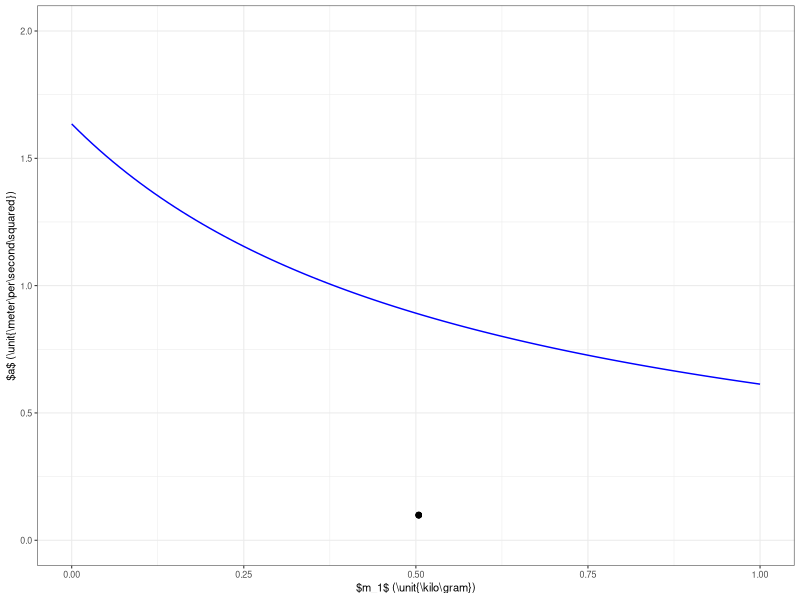

Recreate this plot in R. (Note: this script raises an error after producing the figure.)
library(ggplot2)
raw <- read.csv("perle.csv",header=TRUE)

library(dplyr)
data <- mutate(
 raw,
 ameas.ms2 = 2*x.m/t.s^2
 )

apredicted.ms2 <- function(m2,m1,mc){
  9.81*m2/(m2+m1+mc)
}

fig <- ggplot(data)+geom_point(aes(x=m1.kg,y=ameas.ms2))+
    ylim(0,2)+xlim(0,1)+
    geom_function(fun=apredicted.ms2,args=list(m2=0.1,mc=0.5),color='blue')+
    xlab('$m_1$ (\\unit{\\kilo\\gram})')+
    ylab('$a$ (\\unit{\\meter\\per\\second\\squared})')+
    theme_bw(base_size=8)

library(svglite)
svglite('fig2.svg',width=3,height=2,pointsize=8)
print(fig)
dev.off()

library(xtable)
results <- summarize(
	mean.t = mean(t.s),
	sd.t = sd(t.s),
	mean.a = mean(ameas.ms2),
	sd.a = sd(ameas.ms2),
	group_by(data,m1.kg)
	)
print(xtable(results),include.rownames=FALSE,file='table1raw.tex')

# for fun try a nonlinear fit of the data to find g and mc? 
foo <- nls(ameas.ms2~g*m2.kg/(m1.kg+m2.kg+mc),data=data,start=c(g=9.81,mc=0.5))
summary(foo)
